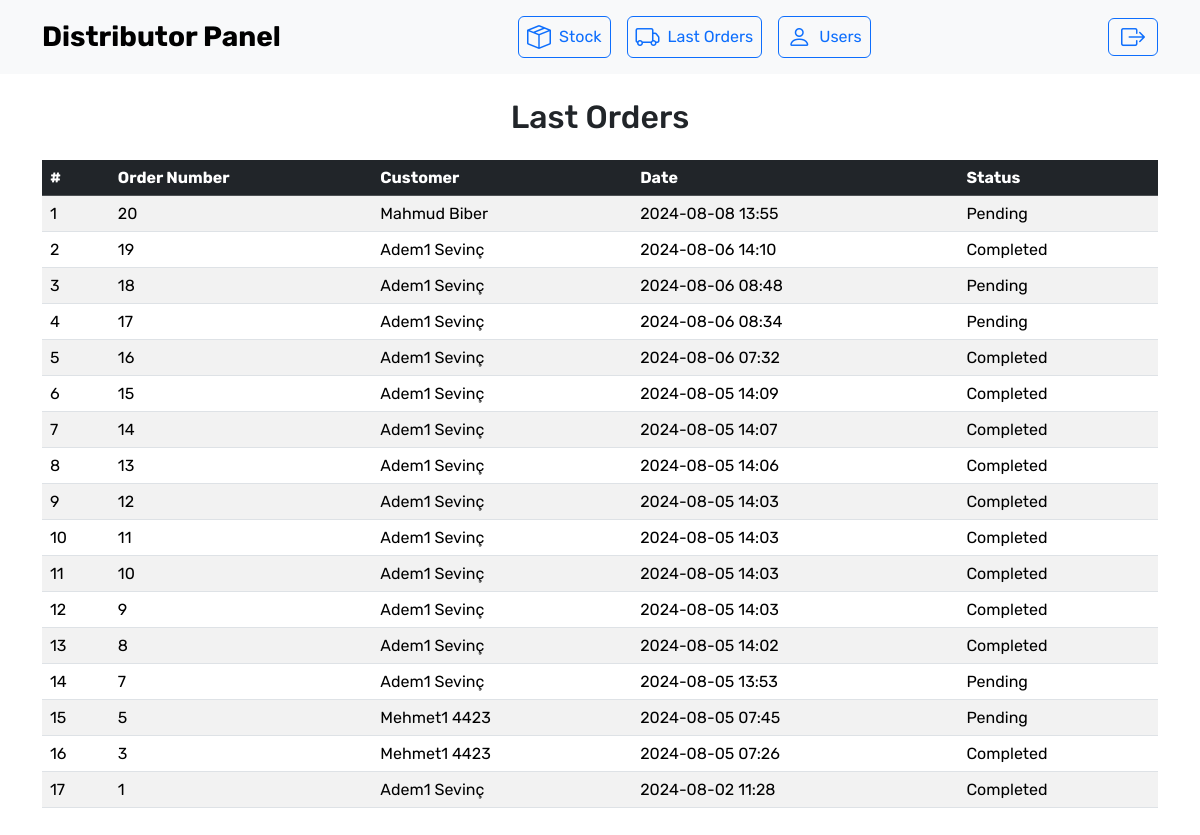
Screenshot of /last-orders/ with the database file from the repository.
### waterproject/models.py (models this page shows, shortened)
class Order(models.Model):
    STATUS_CHOICES = [
        ('completed', 'Completed'),
        ('pending', 'Pending'),
    ]
    user = models.ForeignKey(User, on_delete=models.CASCADE)
    total_price = models.DecimalField(max_digits=10, decimal_places=2)
    created_at = models.DateTimeField(default=timezone.now)
    order_number = models.PositiveIntegerField(null=True, blank=True)
    status = models.CharField(max_length=10, choices=STATUS_CHOICES, default='pending')

class PersonalInfo(models.Model):
    user = models.OneToOneField(settings.AUTH_USER_MODEL, on_delete=models.CASCADE, related_name='personalinfo')
    name = models.CharField(max_length=100, blank=True, null=True)
    surname = models.CharField(max_length=100, blank=True, null=True)
    email = models.EmailField(max_length=254, blank=True, null=True)
    phone = models.CharField(
        max_length=11,  #
        blank=True,
        null=False,
        validators=[
            RegexValidator(
                regex=r'^05\d{9}$',
                code='invalid_phone'
            )
        ]
    )
    gender = models.CharField(max_length=10, blank=True, null=True,
                              choices=[('Male', 'Male'), ('Female', 'Female'), ('Other', 'Other')])

### waterproject/views.py (the view)
# urls.py: path('last-orders/', last_orders, name='last_orders'),
def last_orders(request):
    orders = Order.objects.all().order_by('-created_at')
    return render(request, 'last_orders.html', {'orders': orders})

### waterproject/templates/last_orders.html (shortened to what this page needs)
{% extends "dashboardbase.html" %}
{% load static %}
{% block content %}
    <nav class="navbar navbar-expand-lg navbar-light bg-light">
        <div class="container">
            <a class="navbar-brand fw-bold fs-3" href="{% url 'staff_dashboard' %}">Distributor Panel</a>
            <div class="mx-auto d-flex justify-content-center align-items-center">
                <button class="btn btn-outline-primary m-2 p-2 d-flex align-items-center"
                        onclick="window.location.href='{% url 'stock_list' %}'">
                    <i class="bi bi-box-seam fs-4 me-2"></i>
                    <span class="fs-6">Stock</span>
                </button>
                <button class="btn btn-outline-primary m-2 p-2 d-flex align-items-center"
                        onclick="window.location.href='{% url 'last_orders' %}'">
                    <i class="bi bi-truck fs-4 me-2"></i>
                    <span class="fs-6">Last Orders</span>
                </button>
                <button class="btn btn-outline-primary m-2 p-2 d-flex align-items-center"
                        onclick="window.location.href='{% url 'user_list' %}'">
                    <i class="bi bi-person fs-4 me-2"></i>
                    <span class="fs-6">Users</span>
                </button>
            </div>
            <div class="d-flex align-items-center">
                <form action="{% url 'logout' %}" method="post" class="mb-0 ms-3">
                    <button type="submit" class="btn btn-outline-primary">
                        <i class="bi bi-box-arrow-right"></i>
                    </button>
                </form>
            </div>
        </div>
    </nav>
    <div class="container my-4">
        <h2 class="text-center mb-4">Last Orders</h2>
        <div class="table-responsive">
            <table class="table table-striped table-hover">
                <thead class="table-dark">
                <tr>
                    <th>#</th>
                    <th>Order Number</th>
                    <th>Customer</th>
                    <th>Date</th>
                    <th>Status</th>
                </tr>
                </thead>
                <tbody>
                {% for order in orders %}
                    <tr class="{% if order.status == 'pending' %}bg-warning text-dark{% elif order.status == 'completed' %}bg-success text-light{% endif %}">
                        <td>{{ forloop.counter }}</td>
                        <td>{{ order.id }}</td>
                        <td>{{ order.user.personalinfo.name }} {{ order.user.personalinfo.surname }}</td>
                        <td>{{ order.created_at|date:"Y-m-d H:i" }}</td>
                        <td>{{ order.status|capfirst }}</td>
                    </tr>
                {% empty %}
                    <tr>
                        <td colspan="5" class="text-center">No orders found.</td>
                    </tr>
                {% endfor %}
                </tbody>
            </table>
        </div>
    </div>
{% endblock %}

### static/css/userpage.css (style rules this page uses)
* { font-family: "Rubik"; }
body { margin: 0; }
.navbar-brand { font-weight: bold; }
.btn i { font-size: 24px; }

### rows the page displays
Order: id "20", user.personalinfo.name "Mahmud", user.personalinfo.surname "Biber", created_at "2024-08-08 13:55", status "Pending"
Order: id "19", user.personalinfo.name "Adem1", user.personalinfo.surname "Sevinç", created_at "2024-08-06 14:10", status "Completed"
Order: id "18", user.personalinfo.name "Adem1", user.personalinfo.surname "Sevinç", created_at "2024-08-06 08:48", status "Pending"
Order: id "17", user.personalinfo.name "Adem1", user.personalinfo.surname "Sevinç", created_at "2024-08-06 08:34", status "Pending"
Order: id "16", user.personalinfo.name "Adem1", user.personalinfo.surname "Sevinç", created_at "2024-08-06 07:32", status "Completed"
Order: id "15", user.personalinfo.name "Adem1", user.personalinfo.surname "Sevinç", created_at "2024-08-05 14:09", status "Completed"
Order: id "14", user.personalinfo.name "Adem1", user.personalinfo.surname "Sevinç", created_at "2024-08-05 14:07", status "Completed"
Order: id "13", user.personalinfo.name "Adem1", user.personalinfo.surname "Sevinç", created_at "2024-08-05 14:06", status "Completed"
Order: id "12", user.personalinfo.name "Adem1", user.personalinfo.surname "Sevinç", created_at "2024-08-05 14:03", status "Completed"
Order: id "11", user.personalinfo.name "Adem1", user.personalinfo.surname "Sevinç", created_at "2024-08-05 14:03", status "Completed"
Order: id "10", user.personalinfo.name "Adem1", user.personalinfo.surname "Sevinç", created_at "2024-08-05 14:03", status "Completed"
Order: id "9", user.personalinfo.name "Adem1", user.personalinfo.surname "Sevinç", created_at "2024-08-05 14:03", status "Completed"
Order: id "8", user.personalinfo.name "Adem1", user.personalinfo.surname "Sevinç", created_at "2024-08-05 14:02", status "Completed"
Order: id "7", user.personalinfo.name "Adem1", user.personalinfo.surname "Sevinç", created_at "2024-08-05 13:53", status "Pending"
Order: id "5", user.personalinfo.name "Mehmet1", user.personalinfo.surname "4423", created_at "2024-08-05 07:45", status "Pending"
Order: id "3", user.personalinfo.name "Mehmet1", user.personalinfo.surname "4423", created_at "2024-08-05 07:26", status "Completed"
Order: id "1", user.personalinfo.name "Adem1", user.personalinfo.surname "Sevinç", created_at "2024-08-02 11:28", status "Completed"
